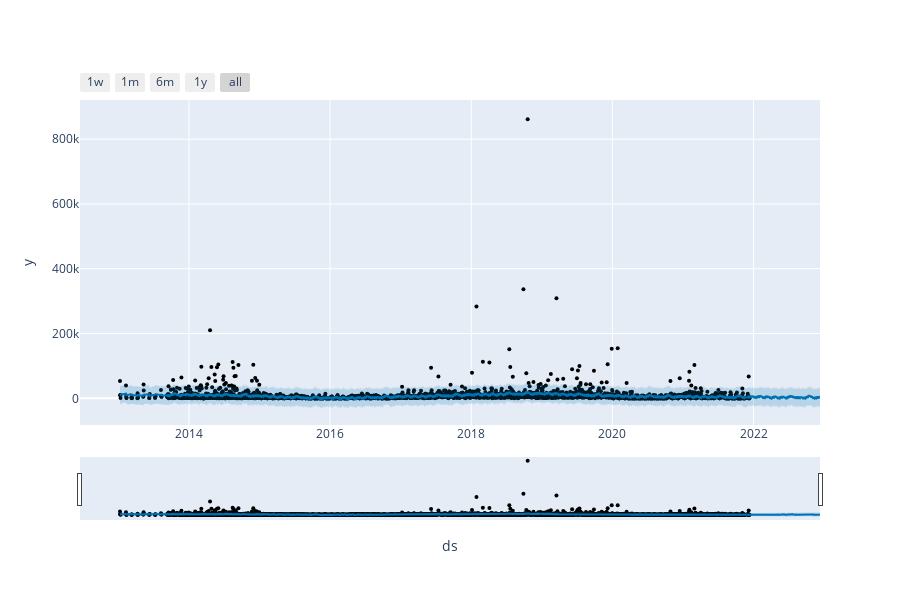

Source (notebook cell):
### Code cell
#plotting dine sales with actual vs predicated
plot_plotly(DineInAmount_m, DineInAmount_forecast)

### Figure 1 — Plotly figure (JSON) as saved in the notebook; plotly's stock layout.template omitted (floating-point values rounded to 4 significant figures; data arrays with more than 128 entries replaced by an {"elided": "..."} marker saying what was removed)
{"data": [{"marker": {"color": "black", "size": 4}, "mode": "markers", "name": "Actual", "type": "scatter", "x": {"elided": "3002 str values"}, "y": {"elided": "3002 int values"}}, {"hoverinfo": "skip", "line": {"width": 0}, "mode": "lines", "type": "scatter", "x": {"elided": "3367 str values"}, "y": {"elided": "3367 float values"}}, {"fill": "tonexty", "fillcolor": "rgba(0, 114, 178, 0.2)", "line": {"color": "#0072B2", "width": 2}, "mode": "lines", "name": "Predicted", "type": "scatter", "x": {"elided": "3367 str values"}, "y": {"elided": "3367 float values"}}, {"fill": "tonexty", "fillcolor": "rgba(0, 114, 178, 0.2)", "hoverinfo": "skip", "line": {"width": 0}, "mode": "lines", "type": "scatter", "x": {"elided": "3367 str values"}, "y": {"elided": "3367 float values"}}], "layout": {"height": 600, "showlegend": false, "width": 900, "xaxis": {"rangeselector": {"buttons": [{"count": 7, "label": "1w", "step": "day", "stepmode": "backward"}, {"count": 1, "label": "1m", "step": "month", "stepmode": "backward"}, {"count": 6, "label": "6m", "step": "month", "stepmode": "backward"}, {"count": 1, "label": "1y", "step": "year", "stepmode": "backward"}, {"step": "all"}]}, "rangeslider": {"visible": true}, "title": {"text": "ds"}, "type": "date"}, "yaxis": {"title": {"text": "y"}}}}
